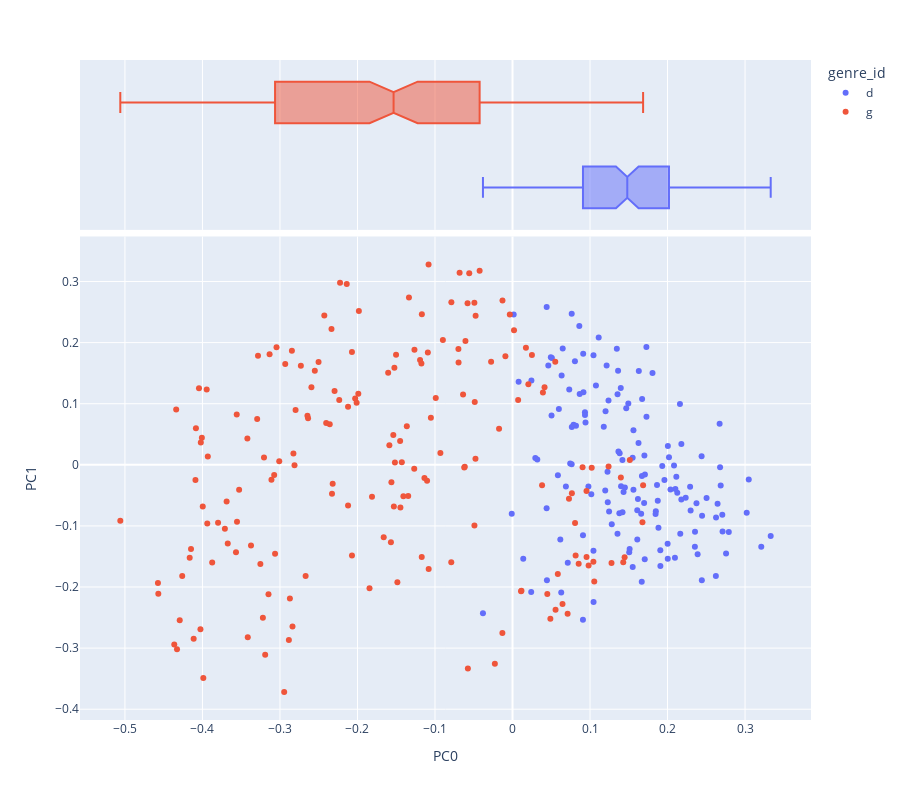

The cell this chart's notebook holds for it:
### Markdown cell above
# HW Questions

## Question 1:
Looking at the documents plotted against the first principle component (PC), which genre has the more narrow range, i.e. distance between the minimum and maximum values? This can be seen using a box plot.

### Answer 1:
**Detective has a more narrow range**

### Code cell
fig = vis_pcs(DCM, 0, 1, label='genre_id')
fig

### Figure 1 — Plotly figure (JSON) as saved in the notebook; plotly's stock layout.template omitted (floating-point values rounded to 4 significant figures; data arrays with more than 128 entries replaced by an {"elided": "..."} marker saying what was removed)
{"data": [{"hovertemplate": "<b>%{hovertext}</b><br><br>genre_id=d<br>PC0=%{x}<br>PC1=%{y}<extra></extra>", "hovertext": {"elided": "142 str values"}, "legendgroup": "d", "marker": {"color": "#636efa", "symbol": "circle"}, "mode": "markers", "name": "d", "orientation": "v", "showlegend": true, "type": "scatter", "x": {"elided": "142 float values"}, "xaxis": "x", "y": {"elided": "142 float values"}, "yaxis": "y"}, {"alignmentgroup": "True", "hovertemplate": "<b>%{hovertext}</b><br><br>genre_id=d<br>PC0=%{x}<extra></extra>", "hovertext": {"elided": "142 str values"}, "legendgroup": "d", "marker": {"color": "#636efa", "symbol": "circle"}, "name": "d", "notched": true, "offsetgroup": "d", "showlegend": false, "type": "box", "x": {"elided": "142 float values"}, "xaxis": "x2", "yaxis": "y2"}, {"hovertemplate": "<b>%{hovertext}</b><br><br>genre_id=g<br>PC0=%{x}<br>PC1=%{y}<extra></extra>", "hovertext": {"elided": "178 str values"}, "legendgroup": "g", "marker": {"color": "#EF553B", "symbol": "circle"}, "mode": "markers", "name": "g", "orientation": "v", "showlegend": true, "type": "scatter", "x": {"elided": "178 float values"}, "xaxis": "x", "y": {"elided": "178 float values"}, "yaxis": "y"}, {"alignmentgroup": "True", "hovertemplate": "<b>%{hovertext}</b><br><br>genre_id=g<br>PC0=%{x}<extra></extra>", "hovertext": {"elided": "178 str values"}, "legendgroup": "g", "marker": {"color": "#EF553B", "symbol": "circle"}, "name": "g", "notched": true, "offsetgroup": "g", "showlegend": false, "type": "box", "x": {"elided": "178 float values"}, "xaxis": "x2", "yaxis": "y2"}], "layout": {"height": 800, "legend": {"title": {"text": "genre_id"}, "tracegroupgap": 0}, "margin": {"t": 60}, "xaxis": {"anchor": "y", "domain": [0, 1], "title": {"text": "PC0"}}, "xaxis2": {"anchor": "y2", "domain": [0, 1], "matches": "x", "showgrid": true, "showticklabels": false}, "yaxis": {"anchor": "x", "domain": [0, 0.7326], "title": {"text": "PC1"}}, "yaxis2": {"anchor": "x2", "domain": [0.7426, 1], "matches": "y2", "showgrid": false, "showline": false, "showticklabels": false, "ticks": ""}}}
